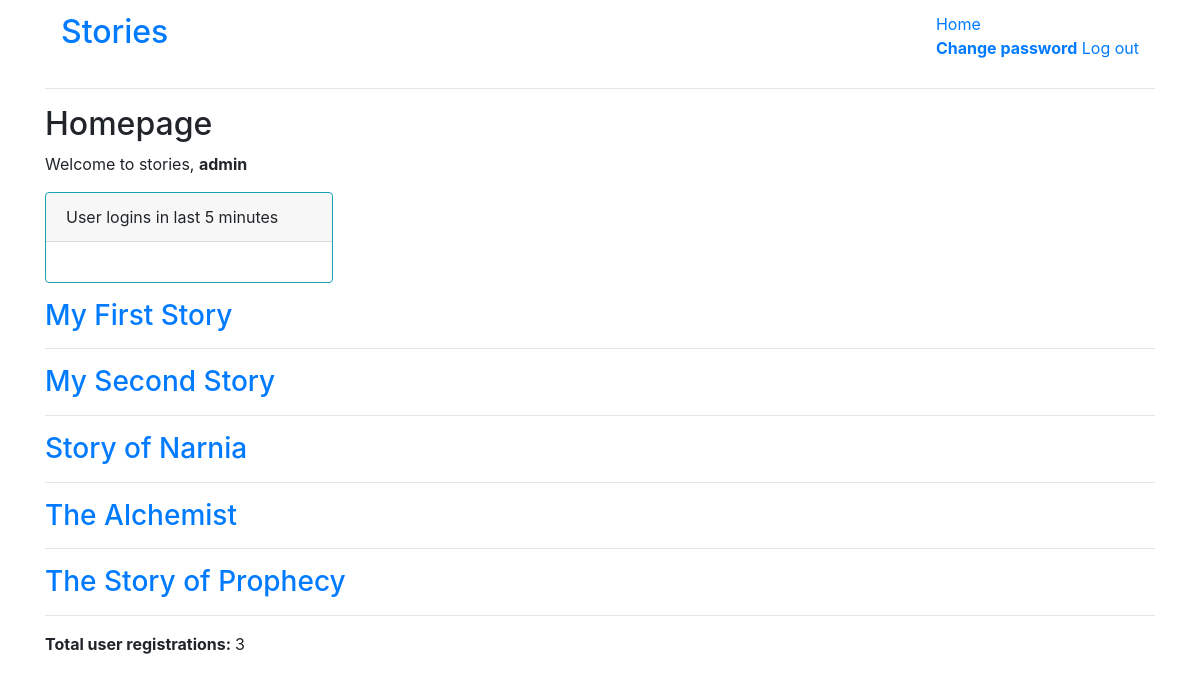
Screenshot of / (signed in) with the database file from the repository.
### stories/models.py (models this page shows, shortened)
class Stories(models.Model):
  title = models.CharField(max_length=200)
  content = models.TextField()
  view = models.IntegerField(default=0)
  slug = models.SlugField(null=True, unique=True)

### stories/views.py (the view)
# urls.py: 2. Add a URL to urlpatterns:  path('', views.home, name='home')
def home(request):
  store = db.data
  if store:
    titles = store['title']
    contents = store['content']
    view = store['views']
    for i in range(len(titles)):
      try:
        models.Stories.objects.get(title=titles[i])
      except models.Stories.DoesNotExist:
        new_story = models.Stories(title=titles[i], content=contents[i],view=view[i])
        new_story.save()
    db.data.clear()
  else:
    pass
  count = User.objects.count()
  all_users = User.objects.all()
  user_list=[]
  check = timezone.now() + timezone.timedelta(minutes=-15)
  for user in all_users:
    if user.last_login is None:
      user.last_login = timezone.now()
    if (user.last_login >= check) and (user.is_authenticated) :
      user_list.append(user)
  stories = models.Stories.objects.all()
  D=[]
  for i in stories:
    title = i.title
    D.append(title)
  return render(request, 'home.html', {'count': count,'stories': D,'users':user_list})

### templates/home.html (shortened to what this page needs)
{% extends 'base.html' %}
{% block content %}
  <h2>Homepage</h2>
  <p>Welcome to stories, <strong>{% if user.is_authenticated %}{{ user.username }}{% else %}visitor{% endif %}</strong></p>
  {% if user.is_authenticated %}
    <div class="card border-info mb-3" style="max-width: 18rem; ">
      <div class="card-header">User logins in last 5 minutes</div>
      <div class="card-body text-info">
      </div>
    </div>
    {% for s in stories %}
      <h3><a href="{% url 'story' title=s%}">{{ s }}</a></h3>
      <hr>
    {% endfor %}
  {% endif %}
  <p>
    <strong>Total user registrations: </strong>{{count}}
  </p>
{% endblock %}

### templates/base.html (shortened to what this page needs)
<!DOCTYPE html>
<html lang="en">
<head>
  <link rel="stylesheet" href="https://stackpath.bootstrapcdn.com/bootstrap/4.1.3/css/bootstrap.min.css"
>
</head>
<body>
  <div class="container">
  <nav class="navbar" role="navigation" aria-label="main navigation">
    <div class="navbar-brand">
      <a class="navbar-item" href="{% url 'home' %}">
        <h2>Stories</h2>
      </a>
    </div>
    <div id="navbarBasicExample" class="navbar-menu">
      <div class="navbar-start">
        <a class="navbar-item" href="{% url 'home' %}">
          Home
        </a>
      </div>
      <div class="navbar-end">
        <div class="navbar-item">
          <div class="buttons">
            {% if user.is_authenticated %}
            <a class="button is-primary" href="{% url 'password_change' %}">
              <strong>Change password</strong>
            </a>
            <a class="button is-light" href="{% url 'logout' %}">
              Log out
            </a>
            {% endif %}
          </div>
        </div>
      </div>
    </div>
  </nav>
  <hr>
  {% block content %}
  {% endblock %}
  </div>
</body>
</html>

### rows the page displays
Stories: stories "My First Story"
Stories: stories "My Second Story"
Stories: stories "Story of Narnia"
Stories: stories "The Alchemist"
Stories: stories "The Story of Prophecy"

### other values shown
{{ user.username }} "admin"
{{ count }} "3"
